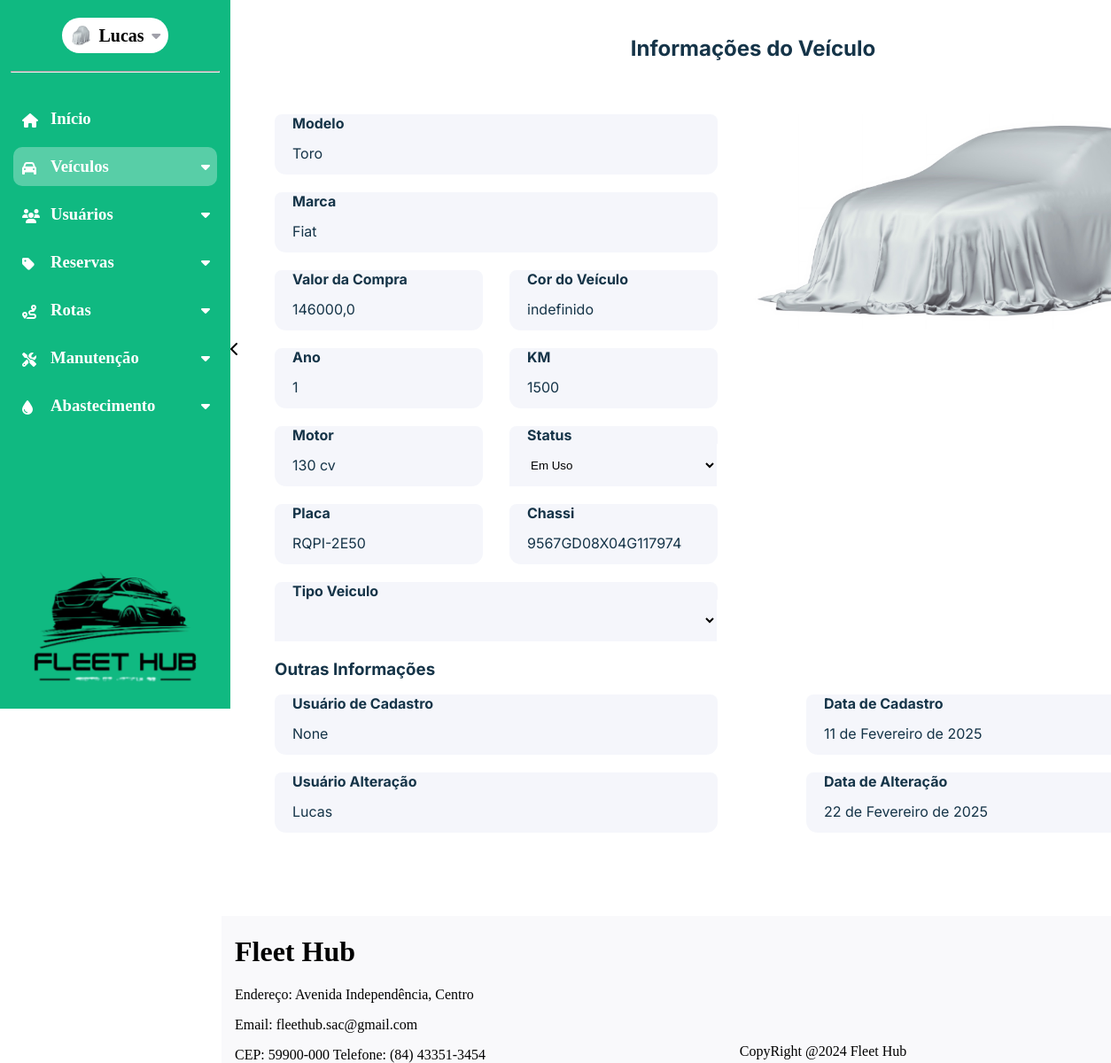
The page /informacoes_veiculo/1/ (signed in) on the database as committed earlier.
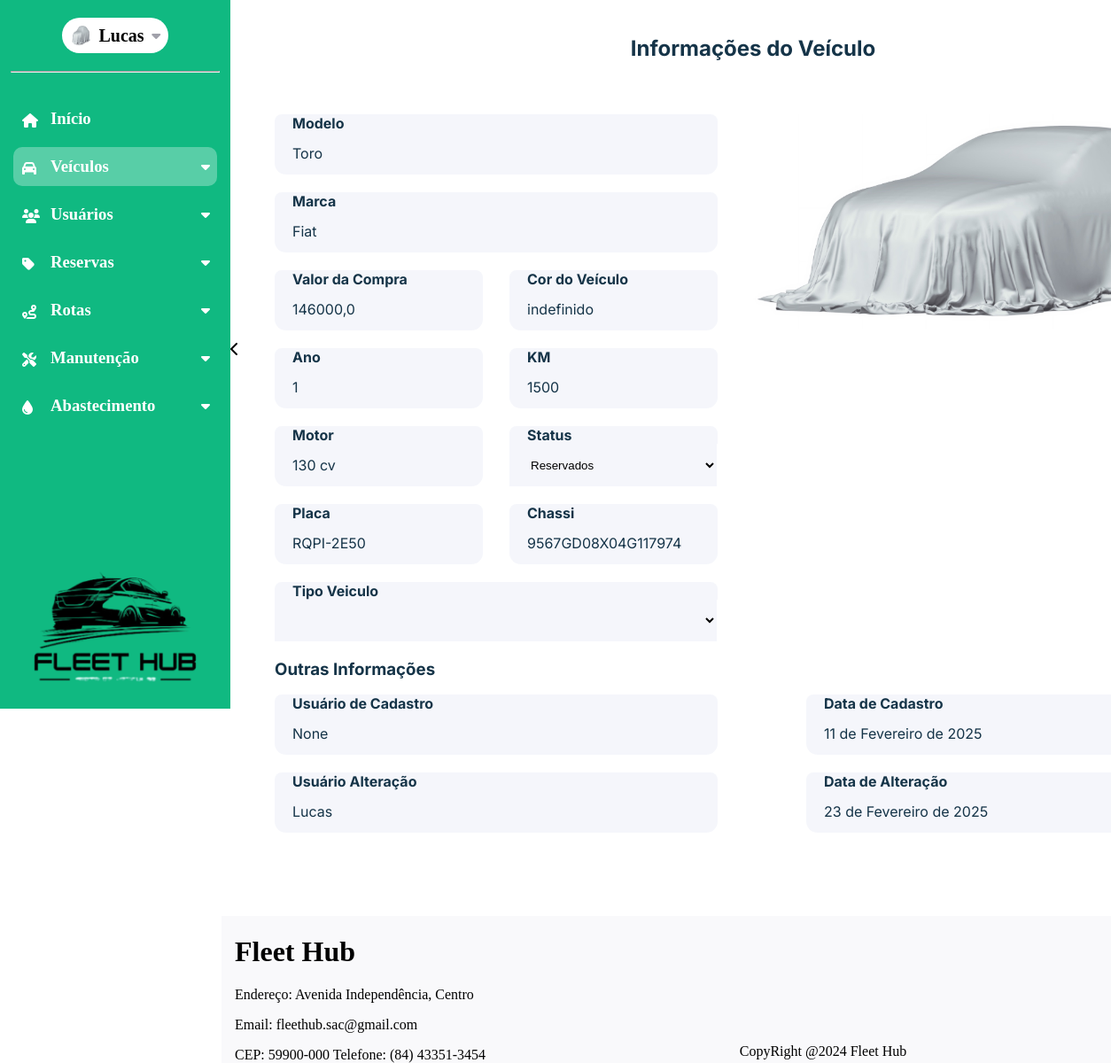
The same page on the database as committed later.
### dashboard/models.py (models this page shows, shortened)
class Veiculo(models.Model):
    modelo = models.CharField(max_length=50)
    marca = models.CharField(max_length=100)
    valor_compra = models.FloatField()
    ano = models.IntegerField()
    km = models.IntegerField()
    tipo = models.ForeignKey(Tipo_Veiculo,on_delete=models.SET_NULL,null=True)
    motor = models.CharField(max_length=10)
    placa = models.CharField(max_length=20)
    chassi = models.CharField(max_length=20)
    cor = models.CharField(max_length=50, default="indefinido")
    imagem = models.ImageField(
        upload_to="imagens/veiculos",
        height_field=None,
        width_field=None,
        max_length=None,
        default="media/carro-escondido.jpg",
    )
    status = models.ForeignKey(
    Status_Veiculo,
    on_delete=models.SET_NULL,
    null=True,
    blank=True,
    related_name="veiculos_status"
)
    data_cadastro = models.DateField(auto_now_add=True)
    data_alteracao = models.DateField(auto_now=True)
    usuario_cadastro = models.ForeignKey(
        CustomUser,
        on_delete=models.SET_NULL,
        null=True,
        blank=True,
        related_name="veiculos_cadastrados",
    )
    usuario_alteracao = models.ForeignKey(
        CustomUser,
        on_delete=models.SET_NULL,
        null=True,
        blank=True,
        related_name="veiculos_alterados",
    )

class Status_Veiculo(models.Model):
    status = models.CharField(max_length=50, default=1)
    status_cor = models.CharField(max_length=10, null=True)
    def __str__(self):
        return self.status

class CustomUser(AbstractUser):
    nome = models.CharField(max_length=50)
    email = models.EmailField(max_length=254, unique=True)
    cpf = models.CharField(max_length=11, unique=True)
    telefone = models.CharField(max_length=15)
    rua = models.CharField(max_length=35)
    bairro = models.CharField(max_length=35)
    cidade = models.CharField(max_length=35)
    cep = models.CharField(max_length=15)
    imagem = models.ImageField(
        upload_to="imagens/usuario",
        height_field=None,
        width_field=None,
        max_length=None,
        default="carro-escondido.jpg",
    )
    estado = models.ForeignKey(Estado, on_delete=models.CASCADE, null=True, blank=True)
    tipo_usuario = models.ForeignKey(TipoUsuario, on_delete=models.CASCADE, null=True, blank=True)
    status_usuario = models.ForeignKey(StatusUsuario, on_delete=models.CASCADE, null=True, blank=True)
    groups = models.ManyToManyField(
        "auth.Group",
        related_name="customuser_set",
        blank=True
    )
    user_permissions = models.ManyToManyField(
        "auth.Permission",
        related_name="customuser_permissions_set",
        blank=True
    )
    def __str__(self):
        return self.nome

### dashboard/views.py (the view, shortened to what this page needs)
# urls.py: path('informacoes_veiculo/<int:id>/',views.informacoes_veiculo,name='informacoes_veiculo'),
@login_required
def informacoes_veiculo(request, id):
    veiculo = Veiculo.objects.get(id=id)
    status_list = Status_Veiculo.objects.all()
    tipo_veiculo = Tipo_Veiculo.objects.exclude(tipo=veiculo.tipo)
    error_message = None  # Para armazenar mensagens de erro
    success_message = None  # Para indicar sucesso
    return render(request, 'dashboard/informacoes_veiculos.html', {
        'veiculo': veiculo,
        'status': status_list,
        'error_message': error_message,
        'success_message': success_message,
        'tipo_veiculo' : tipo_veiculo
    })

### dashboard/templates/dashboard/informacoes_veiculos.html (shortened to what the changed rows need)
{% extends 'base.html' %}
{% load static %}
{% block page_name %}informacoes_veiculo{% endblock page_name %}
{% block estilos %}
<link rel="stylesheet" href="{% static 'css/info_veiculo_style.css' %}">
<link href="https://cdnjs.cloudflare.com/ajax/libs/font-awesome/6.0.0-beta3/css/all.min.css" rel="stylesheet">
{% endblock estilos %}
{% block content %}
    <section id="conteudo-secundario">
        <h2 id='page_title'>Informações do Veículo</h2>
        <form action="" method="POST" enctype="multipart/form-data">
            <div class="container">
                <div class="menu_esquerdo">
                    <div class="input_container">
                        <label>Modelo</label>
                        <input name="modelo" class="input_detect input" type="text" id="modelo" value="{{veiculo.modelo}}" placeholder="Digite o nome do modelo do veículo" required>
                    </div>
                    <div class="input_container">
                        <label>Marca</label>
                        <input name="marca" class="input_detect input" type="text" id="marca" value="{{veiculo.marca}}" placeholder="Digite a marca do veículo" required>
                    </div>
                    <div class="campo_duplo">
                        <div class="input_container">
                            <label>Valor da Compra</label>
                            <input name="valor" class="input_detect input" type="text" value="{{veiculo.valor_compra}}" id="valor-carro" maxlength="14" placeholder="Digite o valor da compra" required>
                        </div>
                        <div class="input_container">
                            <label>Cor do Veículo</label>
                            <input name="cor" class="input_detect input" type="text" value="{{veiculo.cor}}" id="cor-carro" maxlength="14" placeholder="Digite a cor do Veículo" required>
                        </div>
                    </div>
                    <div class="campo_duplo">
                        <div class="input_container">
                            <label>Ano</label>
                            <input name="ano" class="input_detect input" type="text" value="{{veiculo.ano}}" id="ano-carro" placeholder="Digite o ano do veículo" required>
                        </div>
                        <div class="input_container">
                            <label>KM</label>
                            <input name="km" class="input_detect input" type="text" value="{{veiculo.km}}" id="km-carro" placeholder="Digite a quilometragem" required>
                        </div>
                    </div>
                    <div class="campo_duplo">
                        <div class="input_container">
                            <label>Motor</label>
                            <input name="motor" class="input_detect input" type="text" value="{{veiculo.motor}}" id="motor-carro" placeholder="Digite a potência do motor" required>
                        </div>
                        <div class="input_container">
                            <label>Status</label>
                            <select class="input_detect" name="status" id="select-status-carro">
                                <option selected>{{veiculo.status}}</option>
                            </select>
                        </div>
                    </div>
                    <div class="campo_duplo">
                        <div class="input_container">
                            <label>Placa</label>
                            <input name="placa" class="input_detect input" type="text" value="{{veiculo.placa}}" id="placa-carro" placeholder="Digite a placa do veículo" required>
                        </div>
                        <div class="input_container">
                            <label>Chassi</label>
                            <input name="chassi" class="input_detect input" type="text" value="{{veiculo.chassi}}" id="chassi-carro" placeholder="Digite o número do chassi" required>
                        </div>
                    </div>
                </div>
                <div class="menu_direito">
                    <div class="logo-img input_detect">
                        <img class="input_detect" src="{{veiculo.imagem.url}}" alt="" style="width: 100%;">
                    </div>
                </div>
            </div>
            <div class="menu-inferior">
                <div class="menu_esquerdo">
                    <div class="input_container">
                        <label>Usuário de Cadastro</label>
                        <input class="input" type="text" id="usuario-cadastro" value="{{veiculo.usuario_cadastro}}" disabled>
                    </div>
                    <div class="input_container">
                        <label>Usuário Alteração</label>
                        <input class="input" type="text" id="usuario-alteracao" value="{{veiculo.usuario_alteracao}}" disabled>
                    </div>
                </div>
                <div class="menu_direito-2">
                    <div class="input_container">
                        <label>Data de Cadastro</label>
                        <input class="input" type="text" id="data-cadastro" value="{{veiculo.data_cadastro}}" disabled>
                    </div>
                    <div class="input_container">
                        <label>Data de Alteração</label>
                        <input class="input" type="text" id="data-alteracao" value="{{veiculo.data_alteracao}}" disabled>
                    </div>
                </div>
            </div>
        </form>
    </section>
{% endblock %}

Rows that differ between the two databases and show on the page:
changed Veiculo "Toro": status "Em Uso" → "Reservados"; data_alteracao "22 de Fevereiro de 2025" → "23 de Fevereiro de 2025"
